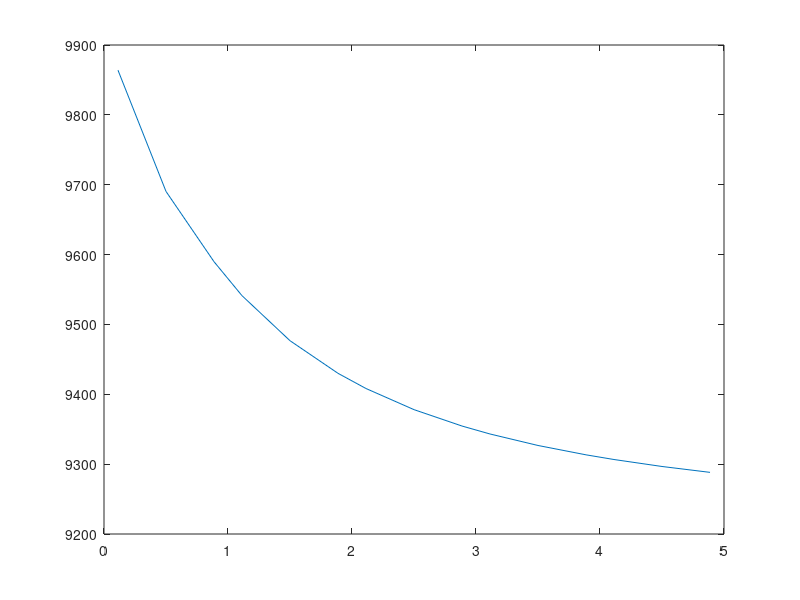

This figure's MATLAB source:
% matlab file written 










































Ar = [
	49.8204986766
	49.4944507881
	49.1947629817
	49.0530484473
	48.8008483536
	48.5496043598
	48.4017929277
	48.1399698981
	47.8700246274
	47.7096558982
	47.428286174
	47.1408087975
	46.9711367668
	46.6757775894
	46.3763138129
];


cbt = [
	0.0487185339387
	0.0475173416577
	0.0468132673986
	0.0464873263979
	0.0460295686474
	0.0456424814995
	0.0454354092816
	0.0451010330885
	0.0447846826959
	0.0446058760137
	0.0443051013608
	0.0440100682476
	0.0438401336595
	0.0435503009454
	0.0432623713748
];


cct = [
	0.0468372907063
	0.0461084896263
	0.0454369139988
	0.0450139331876
	0.0445913659659
	0.0442201075895
	0.0440154744056
	0.0436903785735
	0.0433811587587
	0.0432052801312
	0.0429103536665
	0.0426206330176
	0.0424533995461
	0.0421684536962
	0.0418852274623
];


cet = [
	0.0480978821031
	0.0471282254327
	0.0465349144015
	0.0462478153719
	0.045856597931
	0.0455146566221
	0.0453270378676
	0.0450183737312
	0.0447204519614
	0.0445499587076
	0.0442604986139
	0.0439739633756
	0.0438080051325
	0.0435237529391
	0.0432401805047
];


cb_h = [
	0.00292256329464
	0.00284373212272
	0.00278359716441
	0.00274601106644
	0.00268791193294
	0.00263973620534
	0.00261511597452
	0.00257747135998
	0.0025445527696
	0.00252706427816
	0.00249928895509
	0.00247382281167
	0.00245983610034
	0.00243696214864
	0.00241528511835
];
cb_c = [
	0.00603777226967
	0.00520115253257
	0.00473410226334
	0.00452069050016
	0.0042429637572
	0.00404075105849
	0.00394552084904
	0.00381043382485
	0.00370207755451
	0.00364791828888
	0.00356668636332
	0.00349714735946
	0.00346081541761
	0.00340409255331
	0.00335322109954
];
cb_n = [
	0.0397581983744
	0.0394724570024
	0.0392955679709
	0.0392206248313
	0.0390986929572
	0.0389619942357
	0.0388747724581
	0.0387131279036
	0.0385380523718
	0.0384308934467
	0.0382391260424
	0.0380390980764
	0.0379194821416
	0.0377092462435
	0.0374938651569
];


cbin_h = [
	0.164368299062
	0.161092512527
	0.158395794543
	0.156555599871
	0.153721150984
	0.151495657033
	0.150419425381
	0.14887316366
	0.14763948817
	0.147033616455
	0.146146811169
	0.145418349323
	0.145052295136
	0.144504630511
	0.144041960594
];
cbin_c = [
	0.339571211311
	0.294636306568
	0.269385922302
	0.257733634701
	0.242654256766
	0.231900534331
	0.226943273156
	0.22008831882
	0.214801139847
	0.212248902089
	0.208563254511
	0.205572280258
	0.204078320217
	0.20185259624
	0.199978270811
];
cbin_n = [
	2.23604650499
	2.23604650499
	2.23604650499
	2.23604650499
	2.23604650499
	2.23604650499
	2.23604650499
	2.23604650499
	2.23604650499
	2.23604650499
	2.23604650499
	2.23604650499
	2.23604650499
	2.23604650499
	2.23604650499
];


cc_h = [
	0.00281849996989
	0.00273053345654
	0.00258408203174
	0.0024578779901
	0.00237140499087
	0.00230286904981
	0.00226766873917
	0.00222049896544
	0.00218219695079
	0.00216254662855
	0.00213359146327
	0.00210861321037
	0.00209533808219
	0.00207466699721
	0.00205590663743
];
cc_c = [
	0.00342875016156
	0.0030977863333
	0.00270970297139
	0.00244103452188
	0.00222977283401
	0.00207394656554
	0.00199895986832
	0.00190012135635
	0.00182354386832
	0.00178590358716
	0.00173208571052
	0.00168781065934
	0.00166521859768
	0.00163128675227
	0.00160196656805
];
cc_n = [
	0.0405900405748
	0.0402801698365
	0.0401431289956
	0.0401150206756
	0.039990188141
	0.0398432919742
	0.0397488457981
	0.0395697582517
	0.0393754179396
	0.0392568299155
	0.0390446764927
	0.0388242091479
	0.0386928428662
	0.0384624999467
	0.0382273542568
];


ccwin_h = [
	22.0263899308
	23.6680067482
	24.3803071085
	24.5506449964
	24.9647564622
	25.3127759435
	25.4928125575
	25.793128083
	26.0781170844
	26.238157002
	26.5093141285
	26.775376816
	26.9281895027
	27.1894168274
	27.4489973821
];
ccwin_c = [
	5.87079690658
	6.23751346741
	6.3332628344
	6.32678244473
	6.35509607934
	6.37892588814
	6.39183240753
	6.41812526155
	6.44723368654
	6.46515335838
	6.4983203282
	6.53367232708
	6.5550171199
	6.59312604845
	6.63266423879
];
ccwin_n = [
	55.0181031775
	58.6656917254
	59.5977304559
	59.6133513643
	59.9946829235
	60.3338221779
	60.5230986693
	60.8867277459
	61.2755286667
	61.5100981833
	61.933895554
	62.3761606404
	62.6398893087
	63.1052796971
	63.5828314026
];


ce_h = [
	0.00280656489742
	0.00260798850967
	0.0024301702607
	0.0022991674119
	0.00219908035141
	0.00212757184341
	0.00209381049149
	0.00205186178968
	0.00202189802766
	0.00200816644881
	0.00199058235221
	0.00197827799295
	0.00197285706457
	0.00196628677159
	0.00196229421907
];
ce_c = [
	0.00308091977327
	0.00259686557536
	0.00218941889433
	0.00193821328127
	0.00173902532011
	0.00160303851738
	0.00154112015632
	0.00146340335777
	0.001407356927
	0.00138138969129
	0.00134669170339
	0.00132076336296
	0.00130857625905
	0.00129198997038
	0.00127953560367
];
ce_n = [
	0.0422103974324
	0.0419233713476
	0.0419153252465
	0.0420104346787
	0.0419184922594
	0.0417840462613
	0.0416921072198
	0.0415031085837
	0.0412911970068
	0.0411604025675
	0.0409232245583
	0.0406749220197
	0.0405265718089
	0.0402654761971
	0.039998350682
];


cein_h = [
	22.0239227659
	23.6688122877
	24.3841380034
	24.5464307359
	24.9460581346
	25.2854107263
	25.4627102089
	25.7617787686
	26.0494360286
	26.2125465338
	26.4912243449
	26.7673221182
	26.9269903076
	27.2015732026
	27.4763517031
];
cein_c = [
	5.85329023384
	6.16500156171
	6.21513792649
	6.18764160338
	6.18567655686
	6.1830273665
	6.18167473751
	6.18479537499
	6.19175284566
	6.19703376187
	6.20867526407
	6.22248801688
	6.23119643321
	6.24730085299
	6.26433442958
];
cein_n = [
	54.7308094401
	57.7237732692
	58.3026608546
	58.1552801196
	58.3287508045
	58.5245419809
	58.6497905734
	58.9283356915
	59.2557903259
	59.4626926407
	59.8498102612
	60.2663799345
	60.519151766
	60.9713971417
	61.4418533656
];


D_h = [
	0.253749416253
	0.254803966399
	0.255736425525
	0.255973781897
	0.25694730978
	0.258045774764
	0.258735532407
	0.260050794607
	0.261486046784
	0.262366186645
	0.263955583466
	0.265625031822
	0.266627737242
	0.268401655978
	0.270231797573
];
D_c = [
	0.178285546114
	0.178551572627
	0.178786423399
	0.178694654336
	0.179178175419
	0.179814210863
	0.180236989892
	0.181082773315
	0.182033384675
	0.182624291736
	0.18370296496
	0.184845902498
	0.18553557781
	0.18676050574
	0.188028819184
];
D_n = [
	0.216068404983
	0.218395712571
	0.220733345935
	0.221970681602
	0.223860105673
	0.225623437031
	0.226620375316
	0.228311310646
	0.229994324973
	0.230975837438
	0.232672165844
	0.234384766748
	0.235390113749
	0.237133977888
	0.238899350613
];


db = [
	0.0392688924224
	0.0514464352604
	0.0648986591719
	0.0732611251094
	0.0884640942827
	0.104624721573
	0.11442697635
	0.131878660238
	0.150011625685
	0.160838936849
	0.17984882378
	0.199293264888
	0.210775034863
	0.230730988789
	0.250906835044
];


dbe = [
	0.715977453857
	0.725156980931
	0.729166343932
	0.730766346541
	0.733158632259
	0.735574562881
	0.737038775287
	0.739668060967
	0.742446285948
	0.744127256405
	0.7471160019
	0.750221501794
	0.752077581929
	0.755343924167
	0.758701211556
];


dbm = [
	8.1166224591
	8.1730926231
	8.19766326895
	8.20745280651
	8.22207318383
	8.23681783621
	8.24574421061
	8.26175471616
	8.27864634107
	8.28885383226
	8.30697888055
	8.32577993997
	8.33700135918
	8.35672086781
	8.37695239731
];


dbu = [
	0.0392688924224
	0.0514464352604
	0.0648986591719
	0.0732611251094
	0.0884640942827
	0.104624721573
	0.11442697635
	0.131878660238
	0.150011625685
	0.160838936849
	0.17984882378
	0.199293264888
	0.210775034863
	0.230730988789
	0.250906835044
];


delta = [
	0.238888772868
	0.214541264196
	0.193085008757
	0.181883267035
	0.164722908936
	0.149949731148
	0.142315065932
	0.130633853169
	0.120527538811
	0.11527224592
	0.107173896693
	0.100097608337
	0.0963877628899
	0.0906250025057
	0.0855388165851
];


dThx = [
	-28.1112082461
	-27.01307097
	-26.2164546102
	-25.6652894288
	-25.287082842
	-25.0749559035
	-25.0016196768
	-24.9707730225
	-25.0175635132
	-25.0704153339
	-25.2017771776
	-25.3712188436
	-25.4832459509
	-25.696687498
	-25.9312773666
];


e = [
	0.689229798952
	0.658069910003
	0.639958124048
	0.631389419212
	0.618793119639
	0.608200399219
	0.602759006795
	0.594423875248
	0.587160139584
	0.583348643648
	0.577409196929
	0.572133287038
	0.569326837202
	0.564899699025
	0.560910075044
];


ebin = [
	3536.48043187
	4008.65430661
	4234.24588368
	4321.65614549
	4419.94010198
	4483.16955905
	4510.85211443
	4547.48491873
	4574.67518627
	4587.57962872
	4605.9931536
	4620.81883488
	4628.21718888
	4639.25536776
	4648.59708769
];


ecwin = [
	-2244.57554237
	-2393.45343648
	-2442.34712761
	-2446.87916916
	-2468.67435094
	-2486.94574165
	-2496.45033512
	-2513.34982225
	-2530.25657031
	-2540.07768371
	-2557.33700428
	-2574.89203833
	-2585.20677942
	-2603.21292536
	-2621.49386988
];


ed = [
	0.591688849186
	0.564674661557
	0.553804452937
	0.549440115407
	0.543616262867
	0.53908655154
	0.536845084452
	0.533480655727
	0.530582390427
	0.529062636014
	0.526681845988
	0.524540975859
	0.523387195181
	0.521539186613
	0.51983754705
];


eein = [
	-2239.51200711
	-2374.96346394
	-2414.22083073
	-2413.86877095
	-2428.10853201
	-2439.36056628
	-2444.90896733
	-2455.14554288
	-2465.47730387
	-2471.48495243
	-2482.18809621
	-2493.15692367
	-2499.61537366
	-2510.94499095
	-2522.47482047
];


fb = [
	0.793749410826
	0.795366320647
	0.796374768466
	0.796803767296
	0.797503982464
	0.798292315713
	0.798797163118
	0.799736604447
	0.800759760459
	0.801388933755
	0.802520478715
	0.803708499714
	0.804422743222
	0.805685078136
	0.806987644557
];


fc = [
	0.118885551149
	0.103349162284
	0.0916704353849
	0.0861252955812
	0.0781742357663
	0.071733215592
	0.068520218836
	0.0637259944384
	0.0596714089784
	0.0575887210888
	0.0544034656145
	0.0516345232682
	0.0501846041567
	0.0479298384436
	0.0459322753734
];


fcw = [
	0.318885551149
	0.303349162284
	0.291670435385
	0.286125295581
	0.278174235766
	0.271733215592
	0.268520218836
	0.263725994438
	0.259671408978
	0.257588721089
	0.254403465615
	0.251634523268
	0.250184604157
	0.247929838444
	0.245932275373
];


fn = [
	105.602494222
	106.366951362
	106.84576228
	107.04992417
	107.383766477
	107.760523979
	108.002301972
	108.453259694
	108.94595486
	109.24973472
	109.79761696
	110.374985907
	110.723160681
	111.340462416
	111.98005051
];


g2 = [
	92.013456274
	92.1172170749
	92.1623490036
	92.1803280761
	92.207176545
	92.2342499192
	92.2506384555
	92.280030181
	92.3110352058
	92.3297692177
	92.3630305688
	92.3975271878
	92.418113946
	92.4542866211
	92.4913923927
];


g3 = [
	3.47950632906
	3.48311098656
	3.48467823934
	3.48530247429
	3.48623454213
	3.48717428036
	3.48774307241
	3.48876303571
	3.48983880834
	3.49048872953
	3.49164247139
	3.49283884174
	3.49355270059
	3.49480681839
	3.49609303205
];


Gb = [
	9863.9496553
	9690.3911667
	9589.7815986
	9541.20866242
	9476.71888586
	9429.99370687
	9408.2731327
	9378.02875489
	9354.55367882
	9343.18448472
	9326.72365441
	9313.33368445
	9306.63763323
	9296.65343427
	9288.24025102
];


Hbc = [
	5.66365704441
	4.06500559588
	3.07151133604
	2.65572825765
	2.12001734928
	1.73595477978
	1.56046661495
	1.31803410458
	1.1307397467
	1.0407153123
	0.911001762016
	0.805943524254
	0.753742642863
	0.676349035777
	0.611579433982
];


Hce = [
	8.12667770182
	5.56299700567
	4.07791006051
	3.47635658292
	2.72971679217
	2.20977927555
	1.97665028297
	1.6595414726
	1.41842457085
	1.30372864319
	1.13985599188
	1.00829688677
	0.943303697368
	0.847393514048
	0.767517798005
];


hd = [
	0.72233707488
	0.777027329531
	0.799807689757
	0.809067020008
	0.821580103736
	0.831513713002
	0.836514516484
	0.844149281734
	0.850872680942
	0.854460418596
	0.860177494308
	0.865430262107
	0.868309307908
	0.872997245059
	0.8774041477
];


Hgbulk = [
	-80.1070903
	-57.9480916209
	-44.2451589965
	-39.0548367935
	-29.0424647464
	-21.8771954758
	-18.7053532094
	-14.4295980026
	-11.3079161967
	-9.88410687613
	-7.92972791979
	-6.44884722649
	-5.75193860539
	-4.76931547125
	-3.9982071948
];


hl = [
	0.0107521558821
	0.0107169146419
	0.010684420038
	0.0106690197237
	0.0106415576669
	0.0106141290707
	0.0105979591596
	0.0105692561689
	0.0105395809146
	0.0105219118494
	0.0104908392575
	0.0104589968367
	0.0104401575447
	0.0104072814068
	0.0103738420197
];


hp = [
	0.0010636980137
	0.00065743476488
	0.000543742255241
	0.000504165397983
	0.000455516736556
	0.000420664697876
	0.000404263465558
	0.000380539796287
	0.000360885355794
	0.000350841318601
	0.000335429159133
	0.000321880595132
	0.000314691500418
	0.000303326107973
	0.000293012403879
];


Hsbulk = [
	34759.8295312
	19100.3650417
	3825.38723096
	6821.42423789
	5815.5616592
	4835.55651146
	4697.33607008
	4440.25765924
	4189.56921993
	4118.11729145
	4017.72930628
	3919.82460218
	3885.05450199
	3839.80006257
	3795.6941867
];


hsc = [
	-70.0145776031
	-69.5222770051
	-68.9040134732
	-68.2328168997
	-67.7508385567
	-67.3452390432
	-67.1248462212
	-66.8129022301
	-66.5447407078
	-66.4022999869
	-66.1853011904
	-65.9925532718
	-65.888674162
	-65.7249039487
	-65.5752045238
];


hse = [
	-69.8566318018
	-68.9852015923
	-68.1105084399
	-67.3123004782
	-66.637541354
	-66.056656443
	-65.7389959449
	-65.2656457389
	-64.8410717839
	-64.6091598998
	-64.2404057362
	-63.8977435368
	-63.7072222604
	-63.3953591513
	-63.0982983248
];


ht = [
	0.57557226609
	0.620214409806
	0.639122281251
	0.646835554152
	0.65736827769
	0.665931958895
	0.670337762122
	0.677213715349
	0.683444512799
	0.686844891926
	0.692381780426
	0.697606669746
	0.700529612806
	0.705383143671
	0.71005658616
];


hxh = [
	-0.284795934101
	-0.284818614679
	-0.284841690433
	-0.284855001965
	-0.284877810207
	-0.284900685053
	-0.284914054846
	-0.284937171252
	-0.284960520158
	-0.284974234374
	-0.284998038419
	-0.285022171827
	-0.285036379117
	-0.285061082935
	-0.285086171917
];


Jc = [
	32.0586886219
	34.4271439254
	35.44564394
	35.86073799
	36.4375468043
	36.9283081772
	37.1911516474
	37.6177315812
	38.0233891273
	38.2528569674
	38.6390476176
	39.0179180934
	39.2359811803
	39.6077098476
	39.9769072612
];


Je = [
	32.0586886219
	34.4271439254
	35.44564394
	35.86073799
	36.4375468043
	36.9283081772
	37.1911516474
	37.6177315812
	38.0233891273
	38.2528569674
	38.6390476176
	39.0179180934
	39.2359811803
	39.6077098476
	39.9769072612
];


k1c = [
	1171.01191417
	1159.44491205
	1131.45169645
	1107.38059065
	1089.58558924
	1075.74459274
	1068.86261483
	1060.02916791
	1053.37445344
	1050.18519331
	1045.89360898
	1042.63645386
	1041.0821136
	1038.9708925
	1037.38102698
];


k1e = [
	1149.75674839
	1113.45158173
	1075.21921137
	1047.23478236
	1024.86834927
	1009.28088974
	1002.22989264
	994.091835029
	989.097777774
	987.201132418
	985.551143144
	985.365376841
	985.754890975
	987.20000646
	989.398092893
];


k2c = [
	1.75326293392e-06
	1.71939998641e-06
	1.63878524417e-06
	1.57097949758e-06
	1.52175386671e-06
	1.48399603643e-06
	1.4653949189e-06
	1.44168742224e-06
	1.42395219992e-06
	1.41549068758e-06
	1.40414349941e-06
	1.39556121943e-06
	1.39147475881e-06
	1.38593361055e-06
	1.38176796011e-06
];


k2e = [
	1.69128592624e-06
	1.58794872092e-06
	1.48257195154e-06
	1.40768483783e-06
	1.34919728379e-06
	1.30915467673e-06
	1.29123527705e-06
	1.2707034464e-06
	1.2581834685e-06
	1.2534445176e-06
	1.24932897748e-06
	1.24886603851e-06
	1.24983682384e-06
	1.25344170688e-06
	1.25893463707e-06
];


k3c = [
	7.86375617055e-05
	7.71310462066e-05
	7.35436241487e-05
	7.05250993989e-05
	6.83330458831e-05
	6.66512703582e-05
	6.58226280385e-05
	6.47663821211e-05
	6.39761277572e-05
	6.35990674459e-05
	6.30933872706e-05
	6.27109012995e-05
	6.25287735017e-05
	6.2281805341e-05
	6.20961376058e-05
];


k3e = [
	7.58801068419e-05
	7.12806204653e-05
	6.65878332573e-05
	6.32512083209e-05
	6.06442670878e-05
	5.88589345301e-05
	5.80598396415e-05
	5.71441349414e-05
	5.65856938239e-05
	5.63743058264e-05
	5.61907207022e-05
	5.61700697121e-05
	5.62133748698e-05
	5.63741804482e-05
	5.66192002241e-05
];


Kbc_h = [
	4.25565364729
	3.10404643525
	2.36816214249
	2.05622334711
	1.65250681789
	1.36135757354
	1.22790139553
	1.04315647186
	0.900110738697
	0.831256273342
	0.731938739873
	0.651402032985
	0.611353224088
	0.5519409066
	0.502189532762
];
Kbc_c = [
	3.77298121667
	2.75659351965
	2.10623007729
	1.8301830111
	1.47309626208
	1.21531358445
	1.09704417694
	0.933188281375
	0.806177867079
	0.744989218586
	0.656659453823
	0.584962707388
	0.549283062668
	0.496315941248
	0.451924374085
];
Kbc_n = [
	4.02524161119
	2.94578914485
	2.25475363962
	1.96169300351
	1.58005799098
	1.30396843791
	1.17716547379
	1.00129654048
	0.864868091991
	0.799118829191
	0.704177551839
	0.62710070407
	0.588742573456
	0.531798867762
	0.484078097119
];


Kce_h = [
	2.23938685164
	1.56404359253
	1.16070159881
	0.994046420222
	0.782618634447
	0.633250369469
	0.56576062802
	0.473490198742
	0.40307443104
	0.369538086776
	0.321622052872
	0.283203850017
	0.264259718964
	0.236371102041
	0.213231888369
];
Kce_c = [
	1.87708814076
	1.30926512946
	0.970491096785
	0.83054793645
	0.653537784945
	0.528614511733
	0.47220072167
	0.395112227123
	0.336307468623
	0.308307824498
	0.268310998854
	0.236248776123
	0.220440763138
	0.197171574818
	0.177867310115
];
Kce_n = [
	2.0664372934
	1.44799751145
	1.07834631998
	0.925671155342
	0.730493740901
	0.592132885144
	0.529485609051
	0.443655239201
	0.378024153884
	0.346727708702
	0.301962219835
	0.266029222118
	0.24829753877
	0.222176784889
	0.200489398343
];


Kcebs = [
	1.95579117571
	1.1235057332
	0.787695367167
	0.662836690728
	0.511739936215
	0.409400295167
	0.364191169902
	0.3032779598
	0.25743015358
	0.235769159931
	0.204988920429
	0.180434445465
	0.168360173804
	0.150614504419
	0.135908046074
];


Ke1c = [
	0.0394212131727
	0.0402552151143
	0.042133361922
	0.0438023486176
	0.0452332568077
	0.0464527516446
	0.0471003017346
	0.0480195510178
	0.0487994117105
	0.0492096996737
	0.049834104911
	0.0503895035062
	0.0506905288653
	0.0511702070672
	0.051616180369
];


Ke1e = [
	0.0406497921194
	0.0430803185372
	0.0458916768811
	0.048101281413
	0.0501242591416
	0.0516961261605
	0.0524692184364
	0.0534805963665
	0.0542345789479
	0.0545886963385
	0.0550573622744
	0.0553980676109
	0.0555529160326
	0.0557508383767
	0.0558835816002
];


Ke2c = [
	5.34351950916e-05
	5.42911688458e-05
	5.61228452395e-05
	5.7711773969e-05
	5.91083083575e-05
	6.0308628189e-05
	6.09501183151e-05
	6.18780219271e-05
	6.26819016061e-05
	6.31115189597e-05
	6.37793691702e-05
	6.43879737027e-05
	6.47235004863e-05
	6.52685549665e-05
	6.57861462127e-05
];


Ke2e = [
	5.45900824257e-05
	5.69184157469e-05
	5.95654007831e-05
	6.1601775378e-05
	6.34915764792e-05
	6.49741319313e-05
	6.57110212354e-05
	6.67004078473e-05
	6.74676679986e-05
	6.78419052361e-05
	6.83661443122e-05
	6.87826095126e-05
	6.89887416746e-05
	6.92861554284e-05
	6.95297611778e-05
];


Ke3c = [
	2.76929110913e-05
	2.83927547827e-05
	3.00132218481e-05
	3.14752448322e-05
	3.27176127271e-05
	3.37742863692e-05
	3.43343279917e-05
	3.51224131627e-05
	3.57840851016e-05
	3.61293441166e-05
	3.66485861181e-05
	3.71039375499e-05
	3.73481859279e-05
	3.7732658996e-05
	3.80851645029e-05
];


Ke3e = [
	2.87687052286e-05
	3.08878858757e-05
	3.33729564716e-05
	3.53558680609e-05
	3.71668285313e-05
	3.85714080941e-05
	3.92597254386e-05
	4.01490656503e-05
	4.07983795853e-05
	4.10967597102e-05
	4.14777342785e-05
	4.17375985668e-05
	4.18475520821e-05
	4.19716905218e-05
	4.20336767967e-05
];


Kgbulk_h = [
	-0.00372321194168
	-0.00232871257069
	-0.00165513465833
	-0.00141479405029
	-0.0010100682374
	-0.000739276098969
	-0.000623750992038
	-0.000472388571568
	-0.000364942841092
	-0.000316789265156
	-0.000251607939975
	-0.000202946869856
	-0.000180270687858
	-0.000148555773574
	-0.000123888905047
];
Kgbulk_c = [
	-0.00769184566741
	-0.00425918784259
	-0.00281491044477
	-0.00232914065825
	-0.00159442832597
	-0.00113163984848
	-0.000941075871079
	-0.000698360967081
	-0.000530956448152
	-0.000457297965893
	-0.000359064767834
	-0.000286898118442
	-0.000253628107903
	-0.000207511471959
	-0.000171999109855
];
Kgbulk_n = [
	-0.050650125949
	-0.0323237220845
	-0.0233652546061
	-0.0202071678947
	-0.0146925750789
	-0.0109115717883
	-0.00927231454446
	-0.00709518618724
	-0.00552717416229
	-0.00481764338148
	-0.00384960198794
	-0.00312064221024
	-0.00277895390182
	-0.00229873338398
	-0.00192319899004
];


kpa = [
	0.122188265645
	0.132347514371
	0.136632108879
	0.138385134655
	0.14075413123
	0.142620464742
	0.143551758474
	0.144959347067
	0.146181322257
	0.146825589805
	0.147839746742
	0.148756805483
	0.149253048613
	0.150050828052
	0.150788641495
];


Ksbulk_h = [
	-341.83688166
	-190.353646135
	-38.6372153569
	-69.3664956399
	-59.7482926827
	-50.1233947013
	-48.9208018393
	-46.5915089329
	-44.2656337621
	-43.6767138831
	-42.8793323811
	-42.0844780276
	-41.8515688541
	-41.5973280426
	-41.3450424103
];
Ksbulk_c = [
	-90.849868221
	-49.5813018176
	-9.84802589721
	-17.4858421951
	-14.8153111552
	-12.2566457193
	-11.8766809341
	-11.1855222246
	-10.5216045181
	-10.3258212701
	-10.0495109938
	-9.78320352954
	-9.68490513007
	-9.55352916639
	-9.42625773109
];
Ksbulk_n = [
	-849.485780923
	-464.236674696
	-92.3818780474
	-164.342752242
	-139.703164968
	-116.013488931
	-112.68222271
	-106.574942027
	-100.69297124
	-99.0798436862
	-96.8743412431
	-94.7528158011
	-94.062552784
	-93.2389898639
	-92.4546337381
];


nc_h = [
	0.687064595518
	0.687480983013
	0.687822378111
	0.684610701632
	0.685138233819
	0.685457233026
	0.68545370144
	0.68566410038
	0.685844099722
	0.685913656706
	0.686075764364
	0.686232841844
	0.686313651211
	0.686467784479
	0.686621333731
];
nc_c = [
	0.183126545687
	0.181180102565
	0.178675349928
	0.176426442938
	0.17441064607
	0.172738102637
	0.171864331283
	0.170614361679
	0.169559679832
	0.16901099345
	0.168180137164
	0.167453125291
	0.167066476298
	0.166460673284
	0.165912390257
];
nc_n = [
	1.7161682384
	1.70405340195
	1.68138377051
	1.66235707087
	1.64650719341
	1.63380953951
	1.62735209824
	1.61856457544
	1.61152201508
	1.60798703835
	1.60288359504
	1.59865425139
	1.59649096121
	1.59325747285
	1.59048900374
];


ne_h = [
	0.686987637756
	0.687504381396
	0.687930456128
	0.684493184238
	0.68462507283
	0.684716196717
	0.684644305998
	0.684830735021
	0.685089799369
	0.685244151989
	0.685607590723
	0.686026405975
	0.686283087553
	0.686774703897
	0.687305586788
];
ne_c = [
	0.182580463689
	0.179073860297
	0.175342785054
	0.172546410091
	0.169761059659
	0.167433269264
	0.166213587471
	0.164411704667
	0.162840635403
	0.162001854323
	0.160683962129
	0.159477704628
	0.158813319962
	0.157729413719
	0.156698825866
];
ne_n = [
	1.70720674466
	1.67669364018
	1.64484699314
	1.62169780599
	1.60078698815
	1.58481514236
	1.57698237284
	1.56650423124
	1.55840370061
	1.55446409379
	1.54894631083
	1.54458215301
	1.54244012627
	1.53938203891
	1.53693363431
];


Nup = [
	0.00568627856618
	0.00351449110935
	0.00290671778237
	0.00269514924295
	0.00243508497924
	0.00224877420496
	0.0021610970874
	0.00203427594987
	0.00192920794912
	0.00187551489651
	0.00179312512901
	0.0017206977031
	0.00168226649926
	0.0016215097933
	0.00156637516507
];


P = [
	1.28015848366
	1.27465971681
	1.26874723214
	1.26518894499
	1.25889017384
	1.25239669222
	1.24854053495
	1.2417980479
	1.23492458235
	1.2308708471
	1.22382308188
	1.21668114506
	1.21248552482
	1.2052153014
	1.19787440523
];


Phx = [
	1.02294121923
	1.03063272926
	1.03832423929
	1.04280061273
	1.05049212276
	1.05818363279
	1.06266000623
	1.07035151626
	1.07804302628
	1.08251939973
	1.09021090975
	1.09790241978
	1.10237879322
	1.11007030325
	1.11776181328
];


r1c = [
	3.19597355609
	1.20940198963
	2.25782939867
	3.37195010924
	3.05752321662
	2.77526658354
	2.63952833956
	2.37764951513
	2.14569424224
	2.02754901492
	1.84092950007
	1.67990338839
	1.59735277554
	1.469740645
	1.35928895076
];


r1e = [
	0.233075647392
	0.248394339816
	0.181038866803
	0.147866248275
	0.105931833541
	0.0759221665268
	0.062836142002
	0.0459328167754
	0.0340348015836
	0.0287558808333
	0.0217311621098
	0.0165903252487
	0.0142341554603
	0.0109995990679
	0.00854091265441
];


r2c = [
	0.647907145507
	0.554446571882
	0.451964407065
	0.379628598005
	0.329310775055
	0.293670473447
	0.276924939693
	0.255986434873
	0.240597762741
	0.233317657831
	0.223471465801
	0.215895959891
	0.21222456803
	0.20706863336
	0.20297543682
];


r2e = [
	0.473468641684
	0.366648774365
	0.276809771275
	0.219200198221
	0.182208965849
	0.159306707927
	0.149569115813
	0.138991069649
	0.132765967329
	0.130428506973
	0.128395397351
	0.128080653226
	0.128464609039
	0.130023293476
	0.132453809621
];


r3c = [
	0.0297617612614
	0.0163344178899
	0.0120984006392
	0.0110234355045
	0.00872519264028
	0.00715046575107
	0.00644913216595
	0.00545997837705
	0.00469586353369
	0.0043292690684
	0.00379681355491
	0.00336411630968
	0.00314887095774
	0.00282818843566
	0.00255892529082
];


r3e = [
	0.000220677027409
	0.000126176344667
	6.25649291811e-05
	4.57145135912e-05
	1.45994081454e-05
	-4.82129411376e-06
	-1.24881477612e-05
	-2.24699875972e-05
	-2.95042558629e-05
	-3.26771427068e-05
	-3.72354922356e-05
	-4.09854371049e-05
	-4.29070027866e-05
	-4.5963158116e-05
	-4.88028199035e-05
];


Red = [
	0.27822099875
	0.192152957186
	0.166041491257
	0.156664441258
	0.144901017858
	0.136295167796
	0.132188791843
	0.126180207846
	0.121136555817
	0.118534722438
	0.114508560589
	0.110933852551
	0.109022995138
	0.105981357468
	0.103198341664
];


rgc_h = [
	0.00319597355609
	0.00120940198963
	0.00225782939867
	0.00337195010924
	0.00305752321662
	0.00277526658354
	0.00263952833956
	0.00237764951513
	0.00214569424224
	0.00202754901492
	0.00184092950007
	0.00167990338839
	0.00159735277554
	0.001469740645
	0.00135928895076
];
rgc_c = [
	0.0705880461098
	0.0389403286131
	0.0288832059092
	0.0262847020335
	0.0208335134797
	0.0170972649885
	0.0154323855297
	0.013086935621
	0.0112758770669
	0.0104070999686
	0.00914598331983
	0.00812156928764
	0.00761207131871
	0.00685331145716
	0.00621644987024
];
rgc_n = [
	0.0
	0.0
	0.0
	0.0
	0.0
	0.0
	0.0
	0.0
	0.0
	0.0
	0.0
	0.0
	0.0
	0.0
	0.0
];


rge_h = [
	0.000233075647392
	0.000248394339816
	0.000181038866803
	0.000147866248275
	0.000105931833541
	7.59221665268e-05
	6.2836142002e-05
	4.59328167754e-05
	3.40348015836e-05
	2.87558808333e-05
	2.17311621098e-05
	1.65903252487e-05
	1.42341554603e-05
	1.09995990679e-05
	8.54091265441e-06
];
rge_c = [
	0.000992059656096
	0.000663163184334
	0.000423837354851
	0.000326629305161
	0.00021651757499
	0.00014797666676
	0.000120221968574
	8.61865987954e-05
	6.34309660508e-05
	5.3637221612e-05
	4.08919905974e-05
	3.17648760293e-05
	2.76331524902e-05
	2.20098719038e-05
	1.77671828476e-05
];
rge_n = [
	0.0
	0.0
	0.0
	0.0
	0.0
	0.0
	0.0
	0.0
	0.0
	0.0
	0.0
	0.0
	0.0
	0.0
	0.0
];


rhog = [
	1.2638930722
	1.2555979523
	1.24797374639
	1.24436855071
	1.23795276589
	1.23156148979
	1.22780147212
	1.22114139268
	1.2142749164
	1.21019579084
	1.20303907702
	1.19572725411
	1.19141185704
	1.18389996581
	1.17628394409
];


rsc_h = [
	2.54806641058
	0.65495541775
	1.8058649916
	2.99232151124
	2.72821244157
	2.48159611009
	2.36260339987
	2.12166308025
	1.9050964795
	1.79423135709
	1.61745803427
	1.4640074285
	1.38512820751
	1.26267201164
	1.15631351394
];
rsc_c = [
	0.647907145507
	0.554446571882
	0.451964407065
	0.379628598005
	0.329310775055
	0.293670473447
	0.276924939693
	0.255986434873
	0.240597762741
	0.233317657831
	0.223471465801
	0.215895959891
	0.21222456803
	0.20706863336
	0.20297543682
];
rsc_n = [
	69.9401389643
	38.3858820413
	28.4312415022
	25.9050734355
	20.5042027046
	16.803594515
	15.15546059
	12.8309491861
	11.0352793042
	10.1737823107
	8.92251185403
	7.90567332775
	7.39984675068
	6.6462428238
	6.01347443342
];


rse_h = [
	-0.240392994292
	-0.118254434549
	-0.0957709044723
	-0.0713339499461
	-0.0762771323081
	-0.0833845414
	-0.086732973811
	-0.0930582528733
	-0.098731165745
	-0.10167262614
	-0.106664235241
	-0.111490327977
	-0.114230453579
	-0.119023694409
	-0.123912896966
];
rse_c = [
	0.473468641684
	0.366648774365
	0.276809771275
	0.219200198221
	0.182208965849
	0.159306707927
	0.149569115813
	0.138991069649
	0.132765967329
	0.130428506973
	0.128395397351
	0.128080653226
	0.128464609039
	0.130023293476
	0.132453809621
];
rse_n = [
	0.518591014412
	0.296514409968
	0.147027583576
	0.107429106939
	0.0343086091416
	-0.0113300411673
	-0.0293471472388
	-0.0528044708533
	-0.0693350012779
	-0.0767912853609
	-0.0875034067538
	-0.0963157771965
	-0.100831456549
	-0.108013421573
	-0.114686626773
];


tau = [
	0.0608375876136
	0.0607139101453
	0.0606370282391
	0.0606043812873
	0.0605511701336
	0.0604913743674
	0.0604531432434
	0.060382129636
	0.0603049774837
	0.0602576318319
	0.0601726692404
	0.0600837235659
	0.0600303754851
	0.0599363208217
	0.059839577037
];


Tgb = [
	42.8927020706
	49.4903233052
	52.8238864928
	54.1888343235
	55.7983529193
	56.8770097027
	57.360333252
	58.0126495459
	58.5059701977
	58.7423998172
	59.0822699456
	59.3576600093
	59.4954727965
	59.7014158914
	59.8758179061
];


Tgc = [
	63.8768766154
	65.2203165577
	65.8338539264
	65.8041500632
	66.1524597465
	66.4063681852
	66.526157784
	66.7369948191
	66.9342458933
	67.0423787131
	67.2256653277
	67.4008262418
	67.4982881452
	67.6609229246
	67.8158387204
];


Tge = [
	73.4615092486
	72.8711454913
	72.1752761056
	71.5052581986
	71.0014673262
	70.6220851519
	70.4416978456
	70.2329571901
	70.105184719
	70.0576205424
	70.0212290449
	70.0265418038
	70.0439487264
	70.0966863024
	70.1716078989
];


Thx = [
	36.102044399
	35.7806572091
	35.453670306
	35.2650439111
	34.9418476889
	34.6177076913
	34.4282557198
	34.100692786
	33.7698352794
	33.5755027899
	33.2381958988
	32.8962218885
	32.6949024532
	32.3448456419
	31.9893310113
];


Tsc = [
	75.5945921825
	75.2720959037
	74.4805329709
	73.7868855519
	73.2660719033
	72.8561182949
	72.6506635818
	72.3853470752
	72.1842644614
	72.0875248428
	71.9569658357
	71.8575814274
	71.8100642168
	71.7454290897
	71.6966838201
];


Tse = [
	74.9999405336
	73.9629920916
	72.8404717674
	71.99781448
	71.3108812613
	70.8248065976
	70.6028952523
	70.3451657909
	70.1861431304
	70.1255759308
	70.0728073112
	70.066861722
	70.0793273501
	70.1255399461
	70.1957245657
];


Ttube = [
	46.8887322875
	46.9499211216
	46.6240171572
	46.3325250512
	46.0237984193
	45.749850694
	45.6012755755
	45.3743927685
	45.1685796172
	45.0551605969
	44.8710301336
	44.6956428784
	44.5960813992
	44.4288524481
	44.2644471991
];


vb = [
	3.71797536862
	4.16988375695
	4.65411186402
	4.9501879585
	5.48293000251
	6.04424520925
	6.38278485328
	6.98256431748
	7.60243810855
	7.97120004189
	8.61652127964
	9.27416956687
	9.66150194965
	10.3331577846
	11.0104607579
];


vbr = [
	0.44129441443
	0.505105093863
	0.567311995437
	0.602755103829
	0.662350124294
	0.720313015228
	0.753300603747
	0.808707307933
	0.86251481445
	0.893099201943
	0.944404190261
	0.994146563032
	1.02238316436
	1.0696878626
	1.1154763079
];


ve = [
	0.0282358035924
	0.0196298533054
	0.0170660005921
	0.0161488644042
	0.0150137072038
	0.0141953118795
	0.0138097896631
	0.0132539664261
	0.0127961339639
	0.0125634966804
	0.012208963673
	0.0119001530708
	0.0117375315175
	0.0114824628825
	0.0112533319476
];


vg = [
	0.888182573364
	0.894612132768
	0.898639230018
	0.900356358328
	0.903164179506
	0.906332944122
	0.908366447226
	0.912159281792
	0.916303154186
	0.918858131505
	0.923466161473
	0.928322192958
	0.931250559083
	0.936442450122
	0.94182178329
];


yb_h = [
	0.0599887364902
	0.0598461955891
	0.0594617150029
	0.0590701010192
	0.0583953317819
	0.0578350720341
	0.0575567826034
	0.057148831933
	0.0568174790225
	0.0566531700304
	0.0564108619171
	0.0562103834457
	0.056109229033
	0.0559574123655
	0.0558287731716
];
yb_c = [
	0.123931731551
	0.109457986308
	0.101127362528
	0.097245654901
	0.0921790901344
	0.088530485761
	0.0868380171196
	0.0844866195721
	0.0826639228337
	0.0817811152898
	0.0805028372301
	0.079462438908
	0.0789417168408
	0.0781646160742
	0.0775089527686
];
yb_n = [
	0.816079531958
	0.830695818103
	0.839410922469
	0.84368424408
	0.849425578084
	0.853634442205
	0.855605200277
	0.858364548495
	0.860518598144
	0.86156571468
	0.863086300853
	0.864327177646
	0.864949054126
	0.86587797156
	0.86666227406
];


yc_h = [
	0.0601764091686
	0.0592197549447
	0.0568718648412
	0.0546026044837
	0.0531808106682
	0.0520774185171
	0.0515198068361
	0.0508235231175
	0.0503028737183
	0.0500528320145
	0.0497220666102
	0.0494740002922
	0.0493561906607
	0.0491995037844
	0.0490842896648
];
yc_c = [
	0.0732055614203
	0.0671847279839
	0.0596365979315
	0.0542284210471
	0.0500045868905
	0.0469005318755
	0.045414934073
	0.0434906132286
	0.0420353886457
	0.041335308595
	0.040365216376
	0.0396007881591
	0.0392246231276
	0.0386850028702
	0.0382465767791
];
yc_n = [
	0.866618029411
	0.873595517071
	0.883491537227
	0.891168974469
	0.896814602441
	0.901022049607
	0.903065259091
	0.905685863654
	0.907661737636
	0.908611859391
	0.909912717014
	0.910925211549
	0.911419186212
	0.912115493345
	0.912669133556
];


ye_h = [
	0.0583511118308
	0.055338143665
	0.0522225148998
	0.0497140760794
	0.0479555931019
	0.0467447631446
	0.0461934110411
	0.0455783187978
	0.0452119318785
	0.0450767297449
	0.0449742414693
	0.0449874844361
	0.0450341680384
	0.0451773259153
	0.045381267982
];
ye_c = [
	0.0640552065611
	0.0551021293826
	0.0470489507176
	0.0419092937836
	0.0379231211772
	0.0352202704876
	0.0340000191679
	0.032506801923
	0.0314700962372
	0.0310076536851
	0.0304264919186
	0.0300351221853
	0.02987071096
	0.0296847096846
	0.0295913566672
];
ye_n = [
	0.877593681608
	0.889559726952
	0.900728534383
	0.908376630137
	0.914121285721
	0.918034966368
	0.919806569791
	0.921914879279
	0.923317971884
	0.92391561657
	0.924599266612
	0.924977393379
	0.925095121002
	0.9251379644
	0.925027375351
];


z = [
	-1.58942593143e-21
	-1.49587044286e-21
	-1.64635070884e-21
	-2.28565997561e-21
	9.89178765643e-22
	-1.77154519439e-21
	-7.03761306972e-21
	-4.7302306179e-21
	-5.24245386134e-21
	-3.48877841197e-21
	-3.54196157931e-21
	-4.57003733281e-21
	-5.32567312695e-21
	-5.30010428961e-21
	-5.28010064508e-21
];


dcbin_dx_h = [
	-0.010422236954
	-0.00710216107779
	-0.00743193980972
	-0.00823830725315
	-0.00646554098574
	-0.00509367749167
	-0.00446838602674
	-0.00355267933668
	-0.00285419767209
	-0.00252850923692
	-0.00206811723552
	-0.00171082722997
	-0.00154034039105
	-0.00129606192864
	-0.00110142960909
];
dcbin_dx_c = [
	-0.156597102312
	-0.0830272832443
	-0.0549466756726
	-0.0461651138432
	-0.0325274240728
	-0.0238275248935
	-0.020185055835
	-0.0154446014217
	-0.0120890986666
	-0.010582640775
	-0.00853472159601
	-0.00699536315466
	-0.00627338320883
	-0.00525667350533
	-0.00445876890923
];
dcbin_dx_n = [
	5.79211644301e-18
	5.39755554547e-18
	9.11365510604e-19
	-2.39866266359e-18
	-3.50829394977e-19
	-2.00322759377e-18
	3.24962031164e-19
	-8.37708106383e-19
	1.99269022971e-19
	-8.09188242482e-20
	1.63227790266e-19
	5.5528277072e-21
	2.64860865355e-19
	3.74169591105e-19
	4.42359647779e-19
];


dcein_dx_h = [
	5.44976165621
	3.04571803945
	0.649514802604
	1.11382306068
	0.951931508948
	0.802565295327
	0.786953328775
	0.757444924321
	0.728025630695
	0.722657964848
	0.716320131637
	0.709334707209
	0.70860055182
	0.709280966447
	0.70961065428
];
dcein_dx_c = [
	1.18955315648
	0.443630290789
	-0.161214144642
	-0.0062718035804
	-0.00491630360955
	-0.00980470718161
	0.00134173365413
	0.0138919753529
	0.0211550550119
	0.0263527151502
	0.0333125228047
	0.0375650050721
	0.0399005892896
	0.043021623132
	0.0446987343849
];
dcein_dx_n = [
	11.4197508259
	4.3235441381
	-1.04648529129
	0.391674136961
	0.49041982051
	0.506936659447
	0.636750561004
	0.791996280031
	0.889318216741
	0.952684536387
	1.04196904752
	1.10477428258
	1.14004868713
	1.1932695171
	1.23408910253
];


debin_dx = [
	1717.67257779
	810.717075774
	444.327067946
	316.215778752
	199.916655232
	135.195122143
	110.187484896
	80.6893672702
	61.4264347166
	53.1659634101
	42.416350422
	34.6384187196
	31.0643215948
	26.1234626488
	22.303845209
];


decwin_dx = [
	-526.107676025
	-249.00824098
	-9.79147202171
	-60.6808790577
	-51.7973391733
	-42.4841002531
	-43.368081272
	-43.7720784956
	-43.4055765126
	-44.0373961132
	-45.0172453046
	-45.5644539719
	-46.0573582481
	-46.8862059641
	-47.4764120123
];


deein_dx = [
	-483.880170388
	-220.568133223
	12.8639745949
	-40.1926287817
	-33.1254736893
	-24.7640740047
	-25.9857581263
	-26.7146494854
	-26.4772936537
	-27.1262872704
	-28.0614520451
	-28.4982718955
	-28.9051588694
	-29.5560760788
	-29.9390504187
];


dhxh_dx = [
	-5.73744413841e-05
	-5.9409364976e-05
	-5.94151251319e-05
	-5.8867981952e-05
	-5.89449457681e-05
	-5.921191869e-05
	-5.9429342855e-05
	-5.99648609019e-05
	-6.06299723901e-05
	-6.10603514969e-05
	-6.18750976049e-05
	-6.27611733046e-05
	-6.33024243305e-05
	-6.42748865411e-05
	-6.52913982013e-05
];


dP_dx = [
	-0.0134750580715
	-0.0148261570883
	-0.0156114877496
	-0.0159830285051
	-0.0165292065738
	-0.0169885090498
	-0.0172244489136
	-0.0175858618845
	-0.0179008189156
	-0.0180660861417
	-0.0183236217393
	-0.0185523862474
	-0.0186740744735
	-0.0188660360703
	-0.0190390269641
];


dz_dx = [
	0.0
	0.0
	0.0
	0.0
	0.0
	0.0
	0.0
	0.0
	0.0
	0.0
	0.0
	0.0
	0.0
	0.0
	0.0
];


dPhx_dx = [
	0.0198593934973
	0.0198593934973
	0.0198593934973
	0.0198593934973
	0.0198593934973
	0.0198593934973
	0.0198593934973
	0.0198593934973
	0.0198593934973
	0.0198593934973
	0.0198593934973
	0.0198593934973
	0.0198593934973
	0.0198593934973
	0.0198593934973
];


dccwin_dx_h = [
	5.46178803243
	3.0271893847
	0.662818483726
	1.15936449681
	0.981502369559
	0.818066956424
	0.795850781533
	0.75529840917
	0.716704952014
	0.706807230994
	0.693494973452
	0.680499661058
	0.676637276662
	0.672347454121
	0.668133393779
];
dccwin_dx_c = [
	1.34211890636
	0.574319108163
	-0.0571496657651
	0.0782893968177
	0.0676192398046
	0.055135019856
	0.063010816626
	0.0721438206718
	0.0775503626081
	0.0821346761503
	0.0887982138802
	0.0934181177298
	0.0961895347437
	0.10042306277
	0.103570210918
];
dccwin_dx_n = [
	13.7402290229
	5.50405531879
	-0.282809935499
	1.03617084159
	0.931570341662
	0.818290716494
	0.893851936822
	0.977651745214
	1.02383878076
	1.06402786266
	1.1212670866
	1.15939473712
	1.18283151338
	1.2188835637
	1.24563228437
];






























% written 2235 vars% Current time 13:30:06


lx = [
	0.112701665379
	0.5
	0.887298334621
	1.11270166538
	1.5
	1.88729833462
	2.11270166538
	2.5
	2.88729833462
	3.11270166538
	3.5
	3.88729833462
	4.11270166538
	4.5
	4.88729833462
];
plot(lx, Gb)
